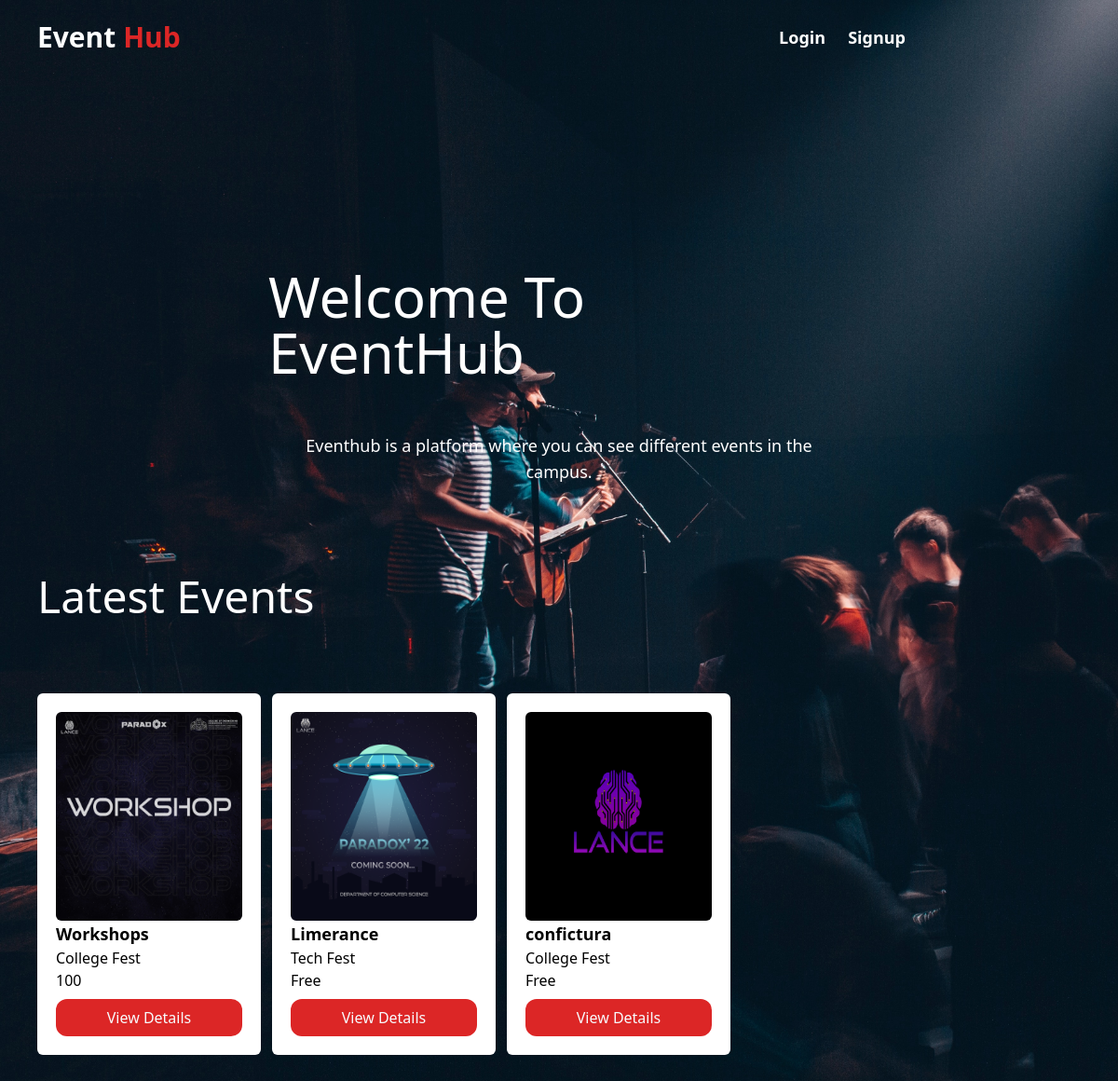
The page / on the database its author committed.
### event/models.py (models this page shows, shortened)
class Event(models.Model):
    club = models.ForeignKey(
        Club, on_delete=models.CASCADE)
    e_name = models.CharField('Event Name', max_length=50)
    date_of_creation = models.DateTimeField(
        'Date of Creation', auto_now_add=True)
    e_date = models.DateField('Event Date')
    desc = models.TextField('Description')
    p_limit = models.IntegerField('Participant Limit', null=True, blank=True)
    brochure = models.ImageField(
        'Event Poster', upload_to=path_and_rename,blank = True)
    e_type = models.CharField(
        'Event Type', max_length=188, default='College Fest')
    reg_fee = models.CharField(
        "Registration Fee", default="Free", max_length=100)
    Venue = models.CharField(max_length=255, null=True, blank=True)
    attendees = models.ManyToManyField(Student, blank=True)

### event/views.py (the view)
# urls.py: path('',views.index,name="index"),
def index(request):
    if request.user.is_authenticated:
        return redirect('student')
    else:
        events=Event.objects.all()
        return render(request,'index.html',{'events':events})

### event/templates/index.html
{% extends 'base.html' %}
{% load static %}
{% block content %}
<section class=" w-screen">
    <div class=" flex flex-col w-full  pt-60 md:pt-72 content-start section1 md:px-72  px-5">
        <div class="self-center text-white title text-5xl  md:text-6xl">Welcome To EventHub</div>
        <div class="desc self-center  text-white text-sm px-10 py-14 md:text-lg text-center">Eventhub is a platform where you can see different events in the campus.</div>
    </div>
    <div class="flex flex-col category ">
        <h1 class="title text-3xl  md:text-5xl text-white py-10 px-10">Latest Events</h1>
        <div class="section2 px-10 flex  overflow-x-scroll space-x-3">
            {% for event in events %}
            <div class="card h-full flex flex flex-col py-10  rounded-t-md bg-transparent">
                <div class="flex flex-col card-details bg-white  p-5 h-full w-60 rounded-md">
                    <img src="{{event.brochure.url}}" class="h-56  rounded-md" alt="card-img">
                    <div class="card-title font-bold text-lg">{{event.e_name}}</div>
                    <div class="card-club">{{event.e_type}}</div>
                    <div class="card-type">{{event.reg_fee}}</div>
                    <a href="/new-event.html"
                        class="btn text-center text-slate-50 rounded-xl px-3 py-2 bg-red-600 mt-2">View
                        Details</a>
                </div>
            </div>
            {% endfor %}
        </div>
    </div>
</section>
{% endblock %}

### rows shown on the page
Event: brochure (picture), e_name "Workshops", e_type "College Fest", reg_fee "100"
Event: brochure (picture), e_name "Limerance", e_type "Tech Fest", reg_fee "Free"
Event: brochure (picture), e_name "confictura", e_type "College Fest", reg_fee "Free"
